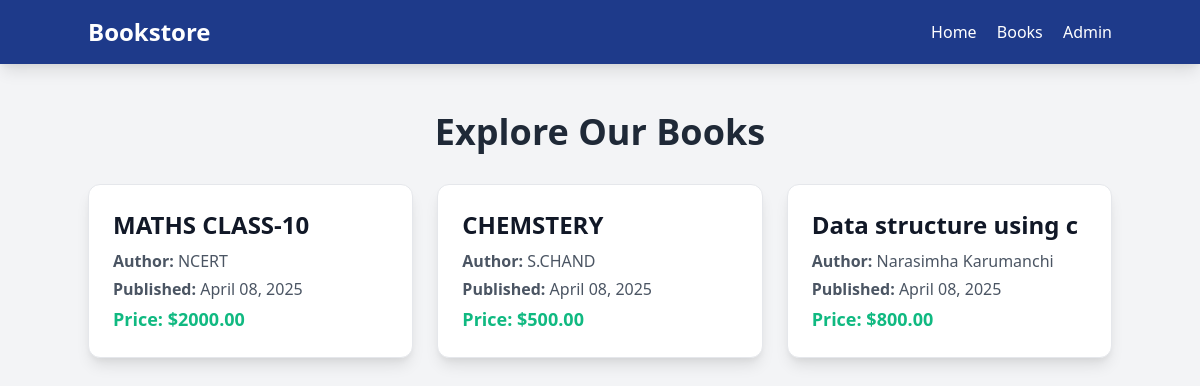
The page /books/ on the database as committed earlier.
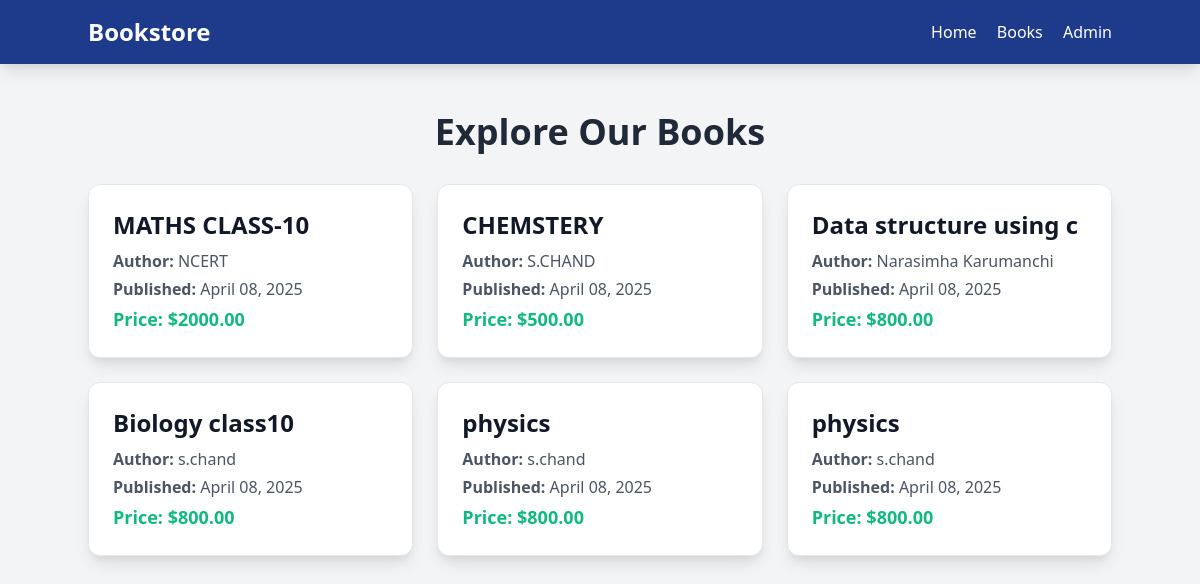
The same page on the database as committed later.
### books/models.py (models this page shows, shortened)
class Book(models.Model):
    title = models.CharField(max_length=200)
    author = models.CharField(max_length=100)
    published_date = models.DateField()
    price = models.DecimalField(max_digits=6, decimal_places=2)
    is_visible = models.BooleanField(default=True)

### books/views.py (the view)
# urls.py: path('books/', views.BookListView.as_view(), name='book_list'),
class BookListView(ListView):
    model = Book
    template_name = 'books/book_list.html'
    context_object_name = 'books'
    def get_queryset(self):
        return Book.objects.filter(is_visible=True)

### books/templates/books/book_list.html (shortened to what this page needs)
{% extends "base.html" %}
{% load static %}
{% block content %}
    <nav class="bg-blue-900 text-white p-4 sticky top-0 z-50 shadow-lg">
        <div class="container mx-auto flex justify-between items-center">
            <a href="{% url 'books:home' %}" class="text-2xl font-bold">Bookstore</a>
            <div class="space-x-4">
                <a href="{% url 'books:home' %}" class="hover:text-green-400">Home</a>
                <a href="{% url 'books:book_list' %}" class="hover:text-green-400">Books</a>
                <a href="{% url 'admin:index' %}" class="hover:text-green-400">Admin</a>
            </div>
        </div>
    </nav>
    <div class="container mx-auto py-12">
        <h1 class="text-3xl sm:text-4xl font-extrabold text-gray-800 mb-8 text-center">Explore Our Books</h1>
        {% if books %}
            <div class="grid grid-cols-1 sm:grid-cols-2 lg:grid-cols-3 gap-6">
                {% for book in books %}
                    <div class="bg-white p-6 rounded-xl shadow-lg border border-gray-200 transform hover:scale-105 transition duration-300">
                        <h2 class="text-xl sm:text-2xl font-semibold text-gray-900 mb-2">
                            <a href="{% url 'books:book_detail' book.pk %}" class="hover:text-blue-900">
                                {{ book.title }}
                            </a>
                        </h2>
                        <p class="text-gray-600 mb-1"><strong>Author:</strong> {{ book.author }}</p>
                        <p class="text-gray-600 mb-1"><strong>Published:</strong> {{ book.published_date|date:"F d, Y" }}</p>
                        <p class="text-green-500 font-bold text-lg"><strong>Price:</strong> ${{ book.price }}</p>
                    </div>
                {% endfor %}
            </div>
        {% else %}
            <p class="text-gray-500 text-center text-lg">No books available at the moment.</p>
        {% endif %}
    </div>
{% endblock %}

### books/templates/base.html (shortened to what this page needs)
<!DOCTYPE html>
<html lang="en">
<head>
    {% load static %}
    <link href="https://cdn.jsdelivr.net/npm/tailwindcss@2.2.19/dist/tailwind.min.css" rel="stylesheet">
</head>
<body class="bg-gray-100">
    {% block content %}
    {% endblock %}
</body>
</html>

Rows that differ between the two databases and show on the page:
added Book: title "Biology class10", author "s.chand", published_date "April 08, 2025", price "800.00"
added Book: title "physics", author "s.chand", published_date "April 08, 2025", price "800.00"
added Book: title "physics", author "s.chand", published_date "April 08, 2025", price "800.00"
